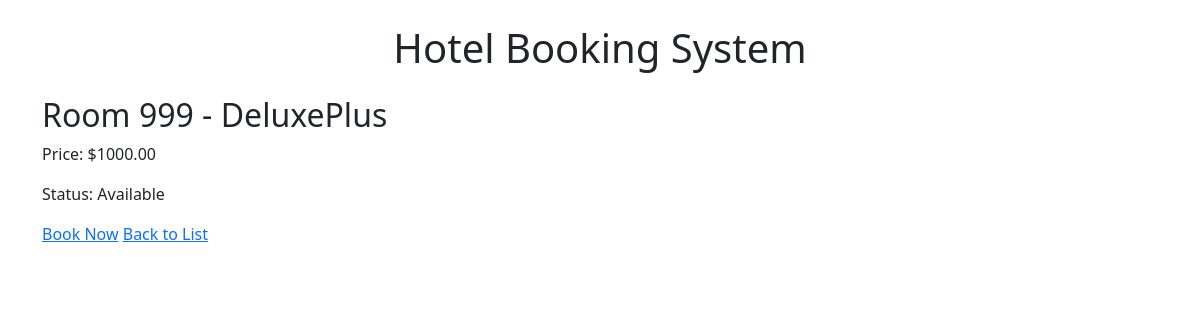
The page /room/4/ on the database its author committed.
### booking/models.py (models this page shows, shortened)
class Room(models.Model):
    room_number = models.CharField(max_length=10)
    room_type = models.CharField(max_length=50)
    price_per_night = models.DecimalField(max_digits=8, decimal_places=2)
    is_available = models.BooleanField(default=True)

### booking/views.py (the view)
# urls.py: path('room/<int:room_id>/', views.room_detail, name='room_detail'),
def room_detail(request, room_id):
    room = get_object_or_404(Room, id=room_id)
    context = {
        'room': room,
    }
    return render(request, 'booking/room_detail.html', context)

### booking/templates/booking/room_detail.html
{% extends "booking/base.html" %}
{% block content %}
<h2>Room {{ room.room_number }} - {{ room.room_type }}</h2>
<p>Price: ${{ room.price_per_night }}</p>
<p>Status: {% if room.is_available %}Available{% else %}Booked{% endif %}</p>
{% if room.is_available %}
  <a href="{% url 'book_room' room.id %}">Book Now</a>
{% endif %}
<a href="{% url 'room_list' %}">Back to List</a>
{% endblock content %}

### rows shown on the page
Room: room_number "999", room_type "DeluxePlus", price_per_night "1000.00"
